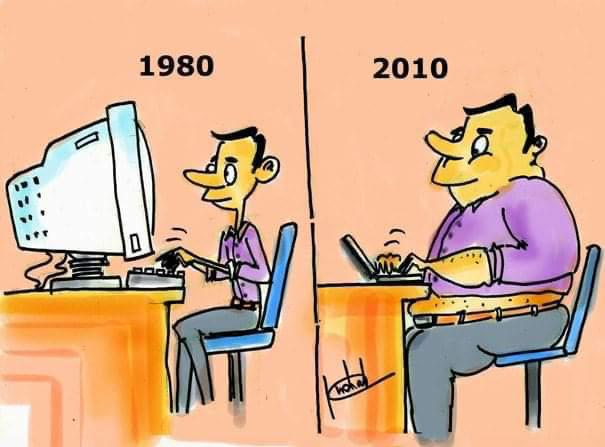
#> input picture Test_BlockNotes/Test_001.jpg, 605 x 447 px
$ jupyter execute Lab_RGB_VS_LAB.ipynb
#> lines starting #> are read from the running program, lines starting #| are printed output that depends on the picture; long printed decimals are rounded
# РАБОТА и СРАВНЕНИЕ ЦВЕТОВЫХ ПРОСТРАНСТВ RGB и Lab

## ЗАГРУЗКА ИСХОДНОГО ИЗОБРАЖЕНИЯ  и ВЫВОД в форматах INT и FLOAT

[cell 1]
## Завантаження пакетів
import numpy as np
import matplotlib.pyplot as plt
import skimage.io as io
plt.rcParams['font.size'] = 18

## Завантаження файлу зображення
## filename = 'd:/_Doc_Vol_My_/_GIT_/2020/2020_Digita_Image_Processing/Test_Images/io_test_01.jpg'
filename = 'Test_001.jpg'
test_im = io.imread(filename)
#> test_im is the input picture: shape (447, 605, 3); mean R, G, B 215, 172.5, 141.2
## Визначення стркутури та розміру зображення
print ('IMAGE SHAPE', test_im.shape, 'IMAGE SIZE', test_im.size)
#| IMAGE SHAPE (447, 605, 3) IMAGE SIZE 811305

rows_num = test_im.shape[0] ## кількість рядків
#> rows_num = 447
clms_num = test_im.shape[1] ## кількість колонок
#> clms_num = 605
pix_num = rows_num*clms_num ## кількість пікселів
#> pix_num = 270435
bins = 256 ## кількість рівнів яскравості
print ('ROWS NUMBER', rows_num, 'CLMS NUMBER', clms_num, 'PIX NUMBER', pix_num, 'Bins',bins)
#| ROWS NUMBER 447 CLMS NUMBER 605 PIX NUMBER 270435 Bins 256

max_color = test_im.max()
#> max_color = 255
print ('MAX_COLOR', max_color)
#| MAX_COLOR 255

test_im_float = np.zeros ( (rows_num, clms_num, 3), dtype = np.float32)
test_im_float = np.float32(test_im.copy())
test_im_float[:,:,:] /= 256.0
# print (test_im_float[10,10,:])

## Вивід оррігінального зображення на екран
fig, axes = plt.subplots(1, 2, figsize=(16, 8))
ax = axes.ravel()
ax[0].set_title('ORIGINAL IMAGE (INT)')
ax[0].imshow(test_im)
ax[1].set_title("Original Image FLOAT")
ax[1].imshow(test_im_float)
plt.show()
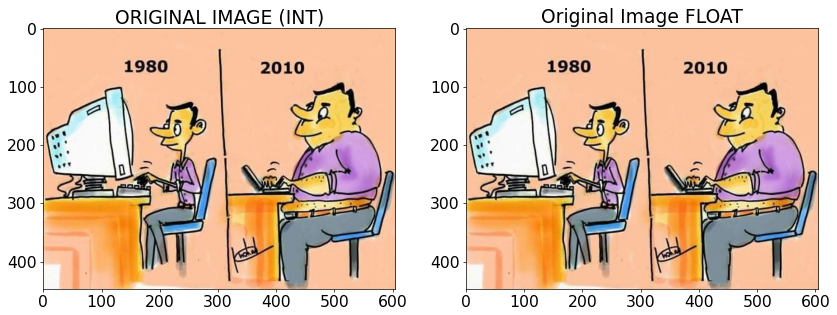
#> figure drawn by matplotlib, 2 panels

## ПРЕОБРАЗОВАНИЕ в Lab

[cell 2]
import skimage.color as co
test_im_LAB = np.zeros ( (rows_num, clms_num, 3), dtype = np.float32)
test_im_LAB = co.rgb2lab(test_im_float, illuminant='D65', observer='2')
#> test_im_LAB: shape (447, 605, 3) float32; mean of channels 0, 1, 2 72.9, 12.3, 21.4
print (test_im_LAB[10,10,:])
#| [82.827  15.918 26.510 ]

## ВЫВОД ПОЛУТНОВОГО  сформирвоанного в RGB и L компонеты Lab

[cell 3]
image_out_RGB = np.zeros ((rows_num , clms_num,3), dtype=np.uint8)

for i in  range (rows_num):
    for j in  range (clms_num):
        # Gray image
        image_out_RGB [i, j, :] = 0.299*test_im [i, j, 0]+0.587*test_im [i, j, 1]+0.114*test_im [ i, j, 2]
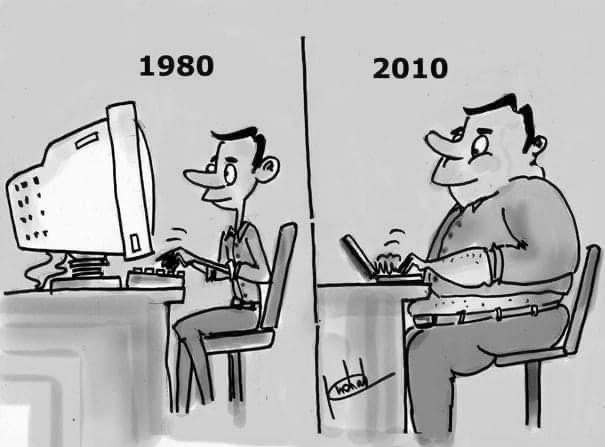
#> image_out_RGB: shape (447, 605, 3); min 0, max 255, mean 181.2
## Вивід перетвореного зображення на екран

image_out_LAB = np.zeros ( (rows_num, clms_num, 3), dtype = np.float32)
image_out_LAB[:,:,0] = image_out_LAB[:,:,1] = image_out_LAB[:,:,2] = test_im_LAB[:,:,0]/100.0
#> image_out_LAB: shape (447, 605, 3) float32; mean of channels 0, 1, 2 0.729, 0.729, 0.729

fig, axes = plt.subplots(1, 2, figsize=(16, 8))
ax = axes.ravel()
ax[0].set_title("RGB GRAY")
ax[0].imshow(image_out_RGB)
ax[1].set_title("LAB  Gray ")
ax[1].imshow(image_out_LAB)
plt.show()
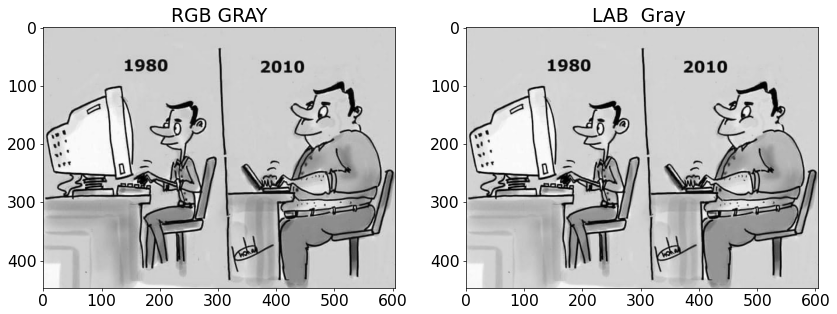
#> figure drawn by matplotlib, 2 panels

## ОСЛАБЛЕНИЕ изображений и сравнение  RGB и Lab (ослабленных на коэффицент Atten)

[cell 4]
# СРАВНИВАЕМ ОСЛАБЛЕННОЕ ИЗОБРАЖЕНИЕ RGG И ОСЛАБЛЕННОЕ ИЗОБРАЖЕНИЕ Lab
# КОЭФФИЦЕНТ ОСЛАБЛЕНИЯ  Atten

Aten = 0.7

image_out_RGB_trans = np.zeros ((rows_num , clms_num,3), dtype=np.uint8)
# в RGB просто все компоненты умножаем на коэффициент
for i in  range (rows_num):
    for j in  range (clms_num):
        # Gray image
        image_out_RGB_trans [i, j, :] = np.uint8(Aten*test_im[i, j, :])
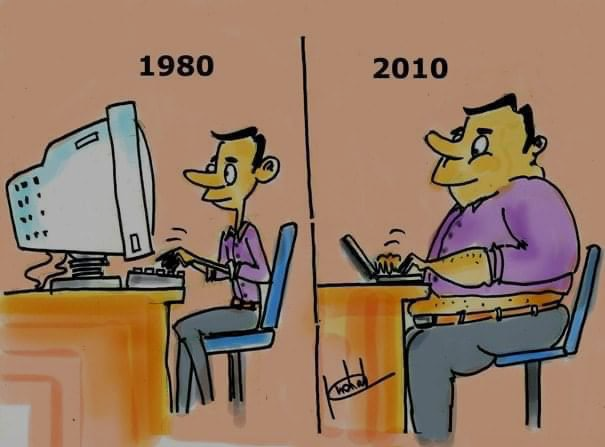
#> image_out_RGB_trans: shape (447, 605, 3); mean R, G, B 150.2, 120.3, 98.4

# в Lab умножаем на коэффициент компоненту светлоты
# !!! параметры a b  --  не трогаем
# затем преобразуем в  RGG
image_out_LAB_trans = test_im_LAB.copy()
image_out_LAB_trans[:,:,0] = Aten*test_im_LAB[:,:,0]
#> image_out_LAB_trans: shape (447, 605, 3) float32; mean of channels 0, 1, 2 51, 12.3, 21.4


image_out_LAB2RGB = np.zeros  ((rows_num, clms_num, 3), dtype = np.float32)
image_out_LAB2RGB = co.lab2rgb(image_out_LAB_trans, illuminant='D65', observer='2')
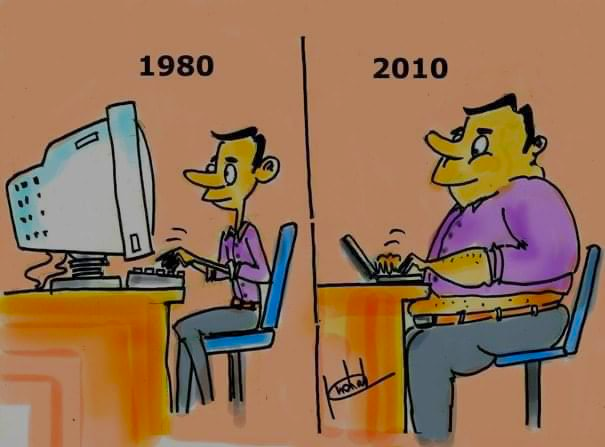
#> image_out_LAB2RGB: shape (447, 605, 3) float32; mean R, G, B 0.594, 0.447, 0.334


fig, axes = plt.subplots(1, 2, figsize=(16, 8))
ax = axes.ravel()
ax[0].set_title("RGB  Attenuated")
ax[0].imshow(image_out_RGB_trans)
ax[1].set_title("LAB  Attenuated")
ax[1].imshow(image_out_LAB2RGB)
plt.show()
